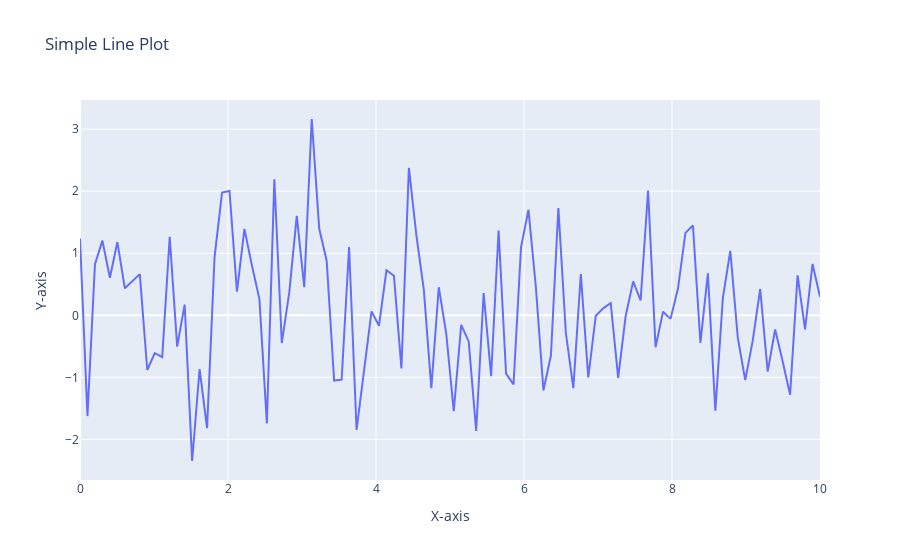

The cell this chart's notebook holds for it:
### Markdown cell above
# 20- Using Plotly, create a basic line plot of a randomly generated dataset, label the axes, and set the title as 'Simple Line Plot'.

### Code cell
#importing the necessary libraries
import plotly.graph_objs as go
import numpy as np

# Generate random data
x = np.linspace(0, 10, 100)
y = np.random.randn(100)

# Create a Plotly figure
fig = go.Figure()

# Add a line trace to the figure
fig.add_trace(go.Scatter(x=x, y=y, mode='lines', name='Random Data'))

# Set axis labels and title
fig.update_layout(xaxis_title='X-axis', yaxis_title='Y-axis', title='Simple Line Plot')

# Display the plot
fig.show()
